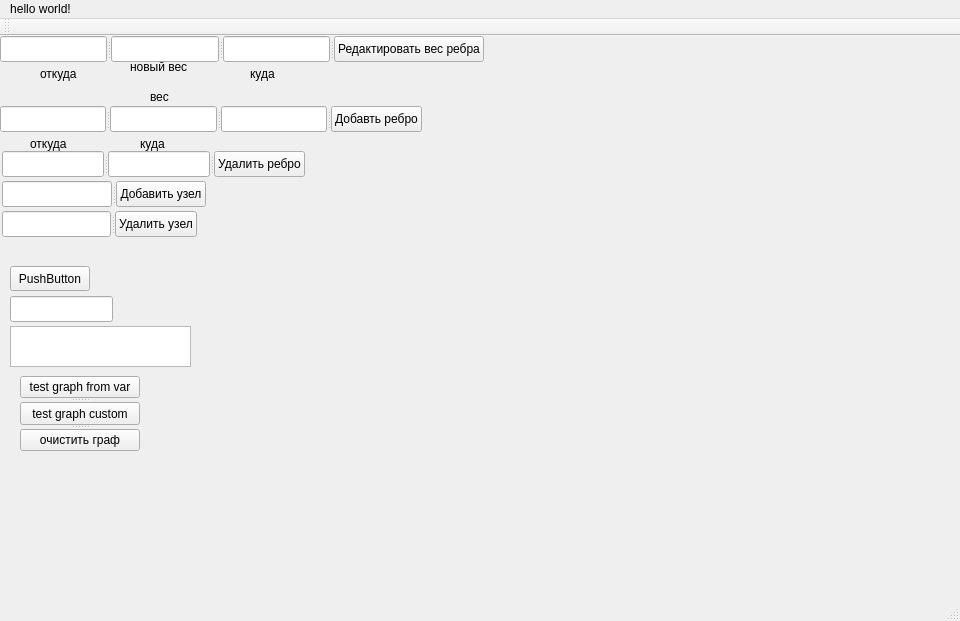
<?xml version="1.0" encoding="UTF-8"?>
<ui version="4.0">
 <class>QtGraphsClass</class>
 <widget class="QMainWindow" name="QtGraphsClass">
  <property name="geometry">
   <rect>
    <x>0</x>
    <y>0</y>
    <width>960</width>
    <height>621</height>
   </rect>
  </property>
  <property name="windowTitle">
   <string>QtGraphs</string>
  </property>
  <widget class="QWidget" name="centralWidget">
   <widget class="QSplitter" name="splitter">
    <property name="geometry">
     <rect>
      <x>2</x>
      <y>145</y>
      <width>204</width>
      <height>26</height>
     </rect>
    </property>
    <property name="orientation">
     <enum>Qt::Horizontal</enum>
    </property>
    <widget class="QLineEdit" name="lineEdit"/>
    <widget class="QPushButton" name="pushButton">
     <property name="text">
      <string>Добавить узел</string>
     </property>
    </widget>
   </widget>
   <widget class="QSplitter" name="splitter_2">
    <property name="geometry">
     <rect>
      <x>0</x>
      <y>70</y>
      <width>422</width>
      <height>26</height>
     </rect>
    </property>
    <property name="orientation">
     <enum>Qt::Horizontal</enum>
    </property>
    <widget class="QLineEdit" name="lineEdit_2"/>
    <widget class="QLineEdit" name="lineEdit_4"/>
    <widget class="QLineEdit" name="lineEdit_3"/>
    <widget class="QPushButton" name="pushButton_2">
     <property name="text">
      <string>Добавть ребро</string>
     </property>
    </widget>
   </widget>
   <widget class="QSplitter" name="splitter_3">
    <property name="geometry">
     <rect>
      <x>2</x>
      <y>175</y>
      <width>195</width>
      <height>26</height>
     </rect>
    </property>
    <property name="orientation">
     <enum>Qt::Horizontal</enum>
    </property>
    <widget class="QLineEdit" name="lineEdit_5"/>
    <widget class="QPushButton" name="pushButton_4">
     <property name="text">
      <string>Удалить узел</string>
     </property>
    </widget>
   </widget>
   <widget class="QSplitter" name="splitter_4">
    <property name="geometry">
     <rect>
      <x>2</x>
      <y>115</y>
      <width>303</width>
      <height>26</height>
     </rect>
    </property>
    <property name="orientation">
     <enum>Qt::Horizontal</enum>
    </property>
    <widget class="QLineEdit" name="lineEdit_7"/>
    <widget class="QLineEdit" name="lineEdit_6"/>
    <widget class="QPushButton" name="pushButton_3">
     <property name="text">
      <string>Удалить ребро</string>
     </property>
    </widget>
   </widget>
   <widget class="QLabel" name="label">
    <property name="geometry">
     <rect>
      <x>40</x>
      <y>30</y>
      <width>55</width>
      <height>16</height>
     </rect>
    </property>
    <property name="text">
     <string>откуда</string>
    </property>
   </widget>
   <widget class="QLabel" name="label_2">
    <property name="geometry">
     <rect>
      <x>250</x>
      <y>30</y>
      <width>55</width>
      <height>16</height>
     </rect>
    </property>
    <property name="text">
     <string>куда</string>
    </property>
   </widget>
   <widget class="QLabel" name="label_3">
    <property name="geometry">
     <rect>
      <x>130</x>
      <y>20</y>
      <width>71</width>
      <height>21</height>
     </rect>
    </property>
    <property name="text">
     <string>новый вес</string>
    </property>
   </widget>
   <widget class="QLabel" name="label_6">
    <property name="geometry">
     <rect>
      <x>30</x>
      <y>100</y>
      <width>55</width>
      <height>16</height>
     </rect>
    </property>
    <property name="text">
     <string>откуда</string>
    </property>
   </widget>
   <widget class="QLabel" name="label_7">
    <property name="geometry">
     <rect>
      <x>140</x>
      <y>100</y>
      <width>55</width>
      <height>16</height>
     </rect>
    </property>
    <property name="text">
     <string>куда</string>
    </property>
   </widget>
   <widget class="QLabel" name="label_8">
    <property name="geometry">
     <rect>
      <x>150</x>
      <y>50</y>
      <width>71</width>
      <height>21</height>
     </rect>
    </property>
    <property name="text">
     <string>вес</string>
    </property>
   </widget>
   <widget class="QSplitter" name="splitter_8">
    <property name="geometry">
     <rect>
      <x>0</x>
      <y>0</y>
      <width>484</width>
      <height>26</height>
     </rect>
    </property>
    <property name="orientation">
     <enum>Qt::Horizontal</enum>
    </property>
    <widget class="QLineEdit" name="lineEdit_12"/>
    <widget class="QLineEdit" name="lineEdit_13"/>
    <widget class="QLineEdit" name="lineEdit_14"/>
    <widget class="QPushButton" name="pushButton_10">
     <property name="text">
      <string>Редактировать вес ребра</string>
     </property>
    </widget>
   </widget>
   <widget class="QSplitter" name="splitter_9">
    <property name="geometry">
     <rect>
      <x>20</x>
      <y>340</y>
      <width>120</width>
      <height>75</height>
     </rect>
    </property>
    <property name="orientation">
     <enum>Qt::Vertical</enum>
    </property>
    <widget class="QPushButton" name="pushButton_8">
     <property name="text">
      <string>test graph from var</string>
     </property>
    </widget>
    <widget class="QPushButton" name="pushButton_9">
     <property name="text">
      <string>test graph custom</string>
     </property>
    </widget>
    <widget class="QPushButton" name="pushButton_11">
     <property name="text">
      <string>очистить граф</string>
     </property>
    </widget>
   </widget>
   <widget class="QPushButton" name="pushButton_5">
    <property name="geometry">
     <rect>
      <x>10</x>
      <y>230</y>
      <width>80</width>
      <height>25</height>
     </rect>
    </property>
    <property name="text">
     <string>PushButton</string>
    </property>
   </widget>
   <widget class="QLineEdit" name="lineEdit_8">
    <property name="geometry">
     <rect>
      <x>10</x>
      <y>260</y>
      <width>103</width>
      <height>26</height>
     </rect>
    </property>
   </widget>
   <widget class="QTextBrowser" name="textBrowser">
    <property name="geometry">
     <rect>
      <x>10</x>
      <y>290</y>
      <width>181</width>
      <height>41</height>
     </rect>
    </property>
   </widget>
  </widget>
  <widget class="QMenuBar" name="menuBar">
   <property name="geometry">
    <rect>
     <x>0</x>
     <y>0</y>
     <width>960</width>
     <height>25</height>
    </rect>
   </property>
   <widget class="QMenu" name="menuhello_world">
    <property name="title">
     <string>hello world!</string>
    </property>
   </widget>
   <addaction name="menuhello_world"/>
  </widget>
  <widget class="QToolBar" name="mainToolBar">
   <attribute name="toolBarArea">
    <enum>TopToolBarArea</enum>
   </attribute>
   <attribute name="toolBarBreak">
    <bool>false</bool>
   </attribute>
  </widget>
  <widget class="QStatusBar" name="statusBar"/>
 </widget>
 <layoutdefault spacing="6" margin="11"/>
 <resources>
  <include location="QtGraphs.qrc"/>
 </resources>
 <connections/>
</ui>
